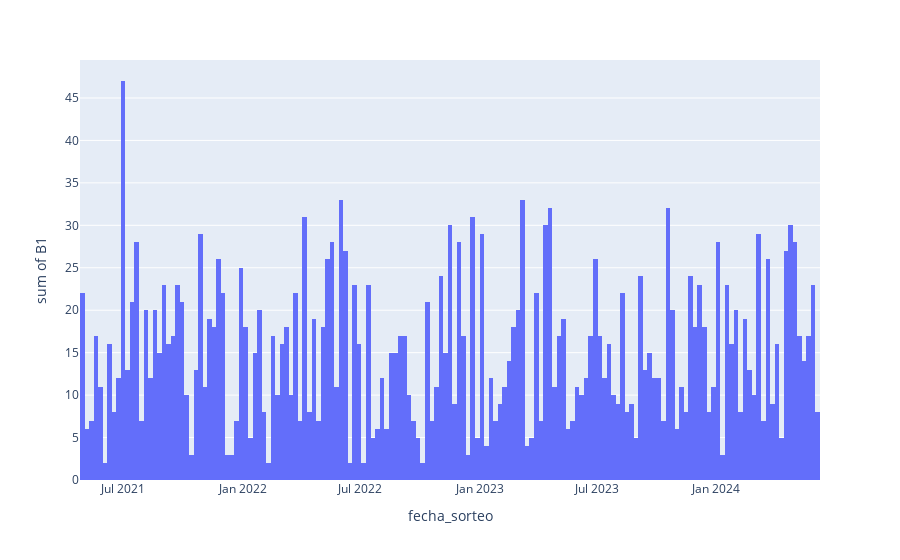

This figure's notebook cell:
### Code cell
#['B1','B2','B3','B4','B5','SB']
fig = px.histogram(df_baloto_revancha[df_baloto_revancha['tipo_sorteo'] == 'baloto'], x='fecha_sorteo', y='B1', nbins=325)
fig.show()

### Figure 1 — Plotly figure (JSON) as saved in the notebook; plotly's stock layout.template omitted (floating-point values rounded to 4 significant figures; data arrays with more than 128 entries replaced by an {"elided": "..."} marker saying what was removed)
{"data": [{"alignmentgroup": "True", "bingroup": "x", "histfunc": "sum", "hovertemplate": "fecha_sorteo=%{x}<br>sum of B1=%{y}<extra></extra>", "legendgroup": "", "marker": {"color": "#636efa", "pattern": {"shape": ""}}, "name": "", "nbinsx": 325, "offsetgroup": "", "orientation": "v", "showlegend": false, "type": "histogram", "x": {"elided": "325 str values"}, "xaxis": "x", "y": {"elided": "325 int values"}, "yaxis": "y"}], "layout": {"barmode": "relative", "legend": {"tracegroupgap": 0}, "margin": {"t": 60}, "xaxis": {"anchor": "y", "domain": [0, 1], "title": {"text": "fecha_sorteo"}}, "yaxis": {"anchor": "x", "domain": [0, 1], "title": {"text": "sum of B1"}}}}
